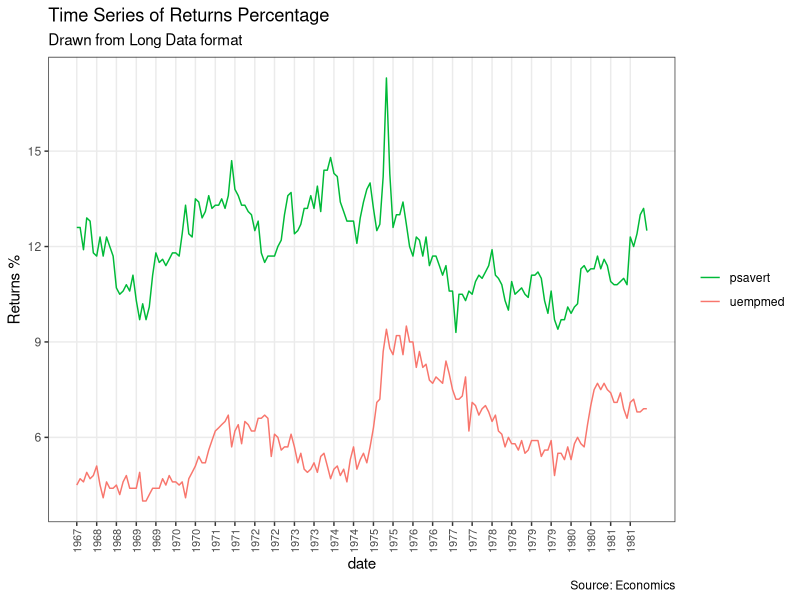
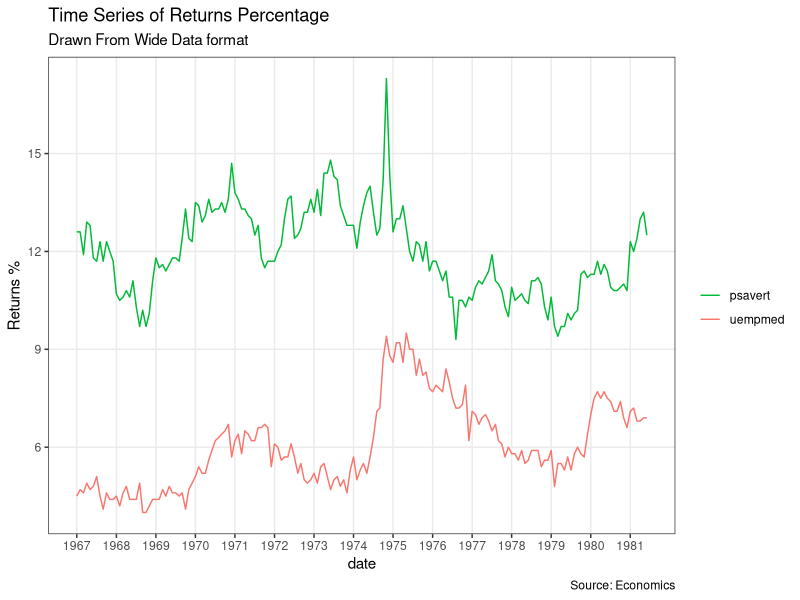

Generate these figures, in order, with R:
# http://r-statistics.co/Top50-Ggplot2-Visualizations-MasterList-R-Code.html

# Time Series Plot From Long Data Format: Multiple Time Series in Same Dataframe Column

library(ggplot2)
library(lubridate)
theme_set(theme_bw())

df <- economics_long[economics_long$variable %in% c("psavert", "uempmed"), ]
df <- df[lubridate::year(df$date) %in% c(1967:1981), ]

# labels and breaks for X axis text
brks <- df$date[seq(1, length(df$date), 12)]
lbls <- lubridate::year(brks)

# plot
ggplot(df, aes(x=date)) + 
  geom_line(aes(y=value, col=variable)) + 
  labs(title="Time Series of Returns Percentage", 
       subtitle="Drawn from Long Data format", 
       caption="Source: Economics", 
       y="Returns %", 
       color=NULL) +  # title and caption
  scale_x_date(labels = lbls, breaks = brks) +  # change to monthly ticks and labels
  scale_color_manual(labels = c("psavert", "uempmed"), 
                     values = c("psavert"="#00ba38", "uempmed"="#f8766d")) +  # line color
  theme(axis.text.x = element_text(angle = 90, vjust=0.5, size = 8),  # rotate x axis text
        panel.grid.minor = element_blank())  # turn off minor grid

##################################################
# Time Series Plot From Wide Data Format: Data in Multiple Columns of Dataframe

library(ggplot2)
library(lubridate)
theme_set(theme_bw())

df <- economics[, c("date", "psavert", "uempmed")]
df <- df[lubridate::year(df$date) %in% c(1967:1981), ]

# labels and breaks for X axis text
brks <- df$date[seq(1, length(df$date), 12)]
lbls <- lubridate::year(brks)

# plot
ggplot(df, aes(x=date)) + 
  geom_line(aes(y=psavert, col="psavert")) + 
  geom_line(aes(y=uempmed, col="uempmed")) + 
  labs(title="Time Series of Returns Percentage", 
       subtitle="Drawn From Wide Data format", 
       caption="Source: Economics", y="Returns %") +  # title and caption
  scale_x_date(labels = lbls, breaks = brks) +  # change to monthly ticks and labels
  scale_color_manual(name="", 
                     values = c("psavert"="#00ba38", "uempmed"="#f8766d")) +  # line color
  theme(panel.grid.minor = element_blank())  # turn off minor grid